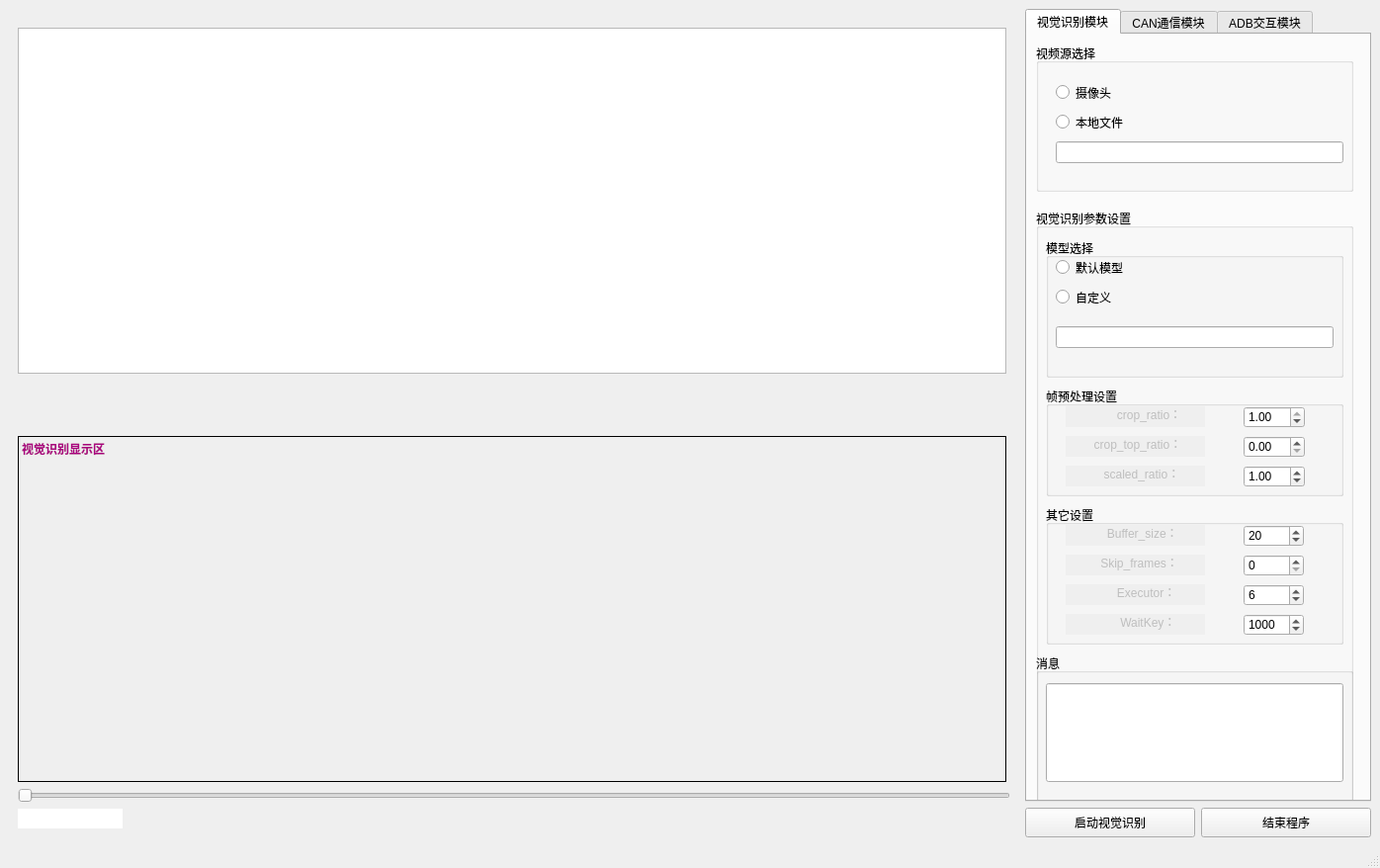
<?xml version="1.0" encoding="UTF-8"?>
<ui version="4.0">
 <class>MainWindow</class>
 <widget class="QMainWindow" name="MainWindow">
  <property name="geometry">
   <rect>
    <x>0</x>
    <y>0</y>
    <width>1396</width>
    <height>878</height>
   </rect>
  </property>
  <property name="sizePolicy">
   <sizepolicy hsizetype="Preferred" vsizetype="Expanding">
    <horstretch>0</horstretch>
    <verstretch>0</verstretch>
   </sizepolicy>
  </property>
  <property name="windowTitle">
   <string>ADB实时交互系统   </string>
  </property>
  <property name="windowIcon">
   <iconset resource="resourceforQt/background.qrc">
    <normaloff>:/logoico/logo.PNG</normaloff>:/logoico/logo.PNG</iconset>
  </property>
  <widget class="QWidget" name="centralwidget">
   <layout class="QGridLayout" name="gridLayout_2">
    <item row="0" column="0">
     <layout class="QGridLayout" name="gridLayout">
      <item row="0" column="1">
       <layout class="QGridLayout" name="gridLayout_3">
        <item row="1" column="0">
         <layout class="QHBoxLayout" name="horizontalLayout_4">
          <item>
           <widget class="QPushButton" name="pushButton_startend_detect">
            <property name="sizePolicy">
             <sizepolicy hsizetype="Minimum" vsizetype="Fixed">
              <horstretch>0</horstretch>
              <verstretch>0</verstretch>
             </sizepolicy>
            </property>
            <property name="minimumSize">
             <size>
              <width>0</width>
              <height>30</height>
             </size>
            </property>
            <property name="maximumSize">
             <size>
              <width>16777215</width>
              <height>30</height>
             </size>
            </property>
            <property name="text">
             <string>启动视觉识别</string>
            </property>
           </widget>
          </item>
          <item>
           <widget class="QPushButton" name="pushButton_closedprocess">
            <property name="sizePolicy">
             <sizepolicy hsizetype="Minimum" vsizetype="Fixed">
              <horstretch>0</horstretch>
              <verstretch>0</verstretch>
             </sizepolicy>
            </property>
            <property name="minimumSize">
             <size>
              <width>0</width>
              <height>30</height>
             </size>
            </property>
            <property name="maximumSize">
             <size>
              <width>16777215</width>
              <height>30</height>
             </size>
            </property>
            <property name="text">
             <string>结束程序</string>
            </property>
           </widget>
          </item>
         </layout>
        </item>
        <item row="0" column="0">
         <widget class="QTabWidget" name="tabWidget">
          <property name="minimumSize">
           <size>
            <width>350</width>
            <height>0</height>
           </size>
          </property>
          <property name="maximumSize">
           <size>
            <width>350</width>
            <height>16777215</height>
           </size>
          </property>
          <property name="currentIndex">
           <number>0</number>
          </property>
          <widget class="QWidget" name="widget">
           <attribute name="title">
            <string>视觉识别模块</string>
           </attribute>
           <widget class="QGroupBox" name="groupBox_choosevideo">
            <property name="enabled">
             <bool>true</bool>
            </property>
            <property name="geometry">
             <rect>
              <x>9</x>
              <y>9</y>
              <width>321</width>
              <height>150</height>
             </rect>
            </property>
            <property name="sizePolicy">
             <sizepolicy hsizetype="Expanding" vsizetype="Fixed">
              <horstretch>0</horstretch>
              <verstretch>0</verstretch>
             </sizepolicy>
            </property>
            <property name="minimumSize">
             <size>
              <width>0</width>
              <height>150</height>
             </size>
            </property>
            <property name="maximumSize">
             <size>
              <width>16777215</width>
              <height>180</height>
             </size>
            </property>
            <property name="title">
             <string>视频源选择</string>
            </property>
            <widget class="QRadioButton" name="radioButton_camera">
             <property name="geometry">
              <rect>
               <x>20</x>
               <y>40</y>
               <width>95</width>
               <height>19</height>
              </rect>
             </property>
             <property name="text">
              <string>摄像头</string>
             </property>
            </widget>
            <widget class="QRadioButton" name="radioButton_local">
             <property name="geometry">
              <rect>
               <x>20</x>
               <y>70</y>
               <width>95</width>
               <height>19</height>
              </rect>
             </property>
             <property name="text">
              <string>本地文件</string>
             </property>
            </widget>
            <widget class="QWidget" name="horizontalLayoutWidget">
             <property name="geometry">
              <rect>
               <x>20</x>
               <y>90</y>
               <width>291</width>
               <height>41</height>
              </rect>
             </property>
             <layout class="QHBoxLayout" name="horizontalLayout_2">
              <item>
               <widget class="QLineEdit" name="lineEdit_inputvideo">
                <property name="enabled">
                 <bool>true</bool>
                </property>
               </widget>
              </item>
             </layout>
            </widget>
           </widget>
           <widget class="QGroupBox" name="groupBox_setshowmode">
            <property name="geometry">
             <rect>
              <x>9</x>
              <y>176</y>
              <width>321</width>
              <height>691</height>
             </rect>
            </property>
            <property name="sizePolicy">
             <sizepolicy hsizetype="Expanding" vsizetype="Expanding">
              <horstretch>0</horstretch>
              <verstretch>0</verstretch>
             </sizepolicy>
            </property>
            <property name="title">
             <string>视觉识别参数设置</string>
            </property>
            <widget class="QGroupBox" name="groupBox_3">
             <property name="enabled">
              <bool>true</bool>
             </property>
             <property name="geometry">
              <rect>
               <x>10</x>
               <y>30</y>
               <width>301</width>
               <height>141</height>
              </rect>
             </property>
             <property name="title">
              <string>模型选择</string>
             </property>
             <widget class="QRadioButton" name="radioButton_default_model">
              <property name="enabled">
               <bool>true</bool>
              </property>
              <property name="geometry">
               <rect>
                <x>10</x>
                <y>20</y>
                <width>95</width>
                <height>19</height>
               </rect>
              </property>
              <property name="text">
               <string>默认模型</string>
              </property>
             </widget>
             <widget class="QRadioButton" name="radioButton_custom_model">
              <property name="geometry">
               <rect>
                <x>10</x>
                <y>50</y>
                <width>95</width>
                <height>19</height>
               </rect>
              </property>
              <property name="text">
               <string>自定义</string>
              </property>
             </widget>
             <widget class="QWidget" name="horizontalLayoutWidget_2">
              <property name="geometry">
               <rect>
                <x>10</x>
                <y>80</y>
                <width>281</width>
                <height>41</height>
               </rect>
              </property>
              <layout class="QHBoxLayout" name="horizontalLayout_3">
               <item>
                <widget class="QLineEdit" name="lineEdit_showmodel">
                 <property name="enabled">
                  <bool>true</bool>
                 </property>
                </widget>
               </item>
              </layout>
             </widget>
            </widget>
            <widget class="QGroupBox" name="groupBox">
             <property name="geometry">
              <rect>
               <x>10</x>
               <y>180</y>
               <width>301</width>
               <height>111</height>
              </rect>
             </property>
             <property name="title">
              <string>帧预处理设置</string>
             </property>
             <widget class="QDoubleSpinBox" name="doubleSpinBox_crop_top_ratio">
              <property name="geometry">
               <rect>
                <x>200</x>
                <y>50</y>
                <width>62</width>
                <height>22</height>
               </rect>
              </property>
              <property name="decimals">
               <number>2</number>
              </property>
              <property name="maximum">
               <double>1.000000000000000</double>
              </property>
             </widget>
             <widget class="QLineEdit" name="lineEdit_3">
              <property name="enabled">
               <bool>false</bool>
              </property>
              <property name="geometry">
               <rect>
                <x>20</x>
                <y>50</y>
                <width>141</width>
                <height>21</height>
               </rect>
              </property>
              <property name="mouseTracking">
               <bool>false</bool>
              </property>
              <property name="styleSheet">
               <string notr="true">font: 9pt &quot;Microsoft YaHei UI&quot;;</string>
              </property>
              <property name="text">
               <string>        crop_top_ratio：</string>
              </property>
              <property name="frame">
               <bool>false</bool>
              </property>
             </widget>
             <widget class="QLineEdit" name="lineEdit_2">
              <property name="enabled">
               <bool>false</bool>
              </property>
              <property name="geometry">
               <rect>
                <x>20</x>
                <y>20</y>
                <width>141</width>
                <height>21</height>
               </rect>
              </property>
              <property name="mouseTracking">
               <bool>false</bool>
              </property>
              <property name="styleSheet">
               <string notr="true">font: 9pt &quot;Microsoft YaHei UI&quot;;</string>
              </property>
              <property name="text">
               <string>               crop_ratio：</string>
              </property>
              <property name="frame">
               <bool>false</bool>
              </property>
             </widget>
             <widget class="QDoubleSpinBox" name="doubleSpinBox_crop_ratio">
              <property name="geometry">
               <rect>
                <x>200</x>
                <y>20</y>
                <width>62</width>
                <height>22</height>
               </rect>
              </property>
              <property name="decimals">
               <number>2</number>
              </property>
              <property name="maximum">
               <double>1.000000000000000</double>
              </property>
              <property name="singleStep">
               <double>0.100000000000000</double>
              </property>
              <property name="value">
               <double>1.000000000000000</double>
              </property>
             </widget>
             <widget class="QLineEdit" name="lineEdit_">
              <property name="enabled">
               <bool>false</bool>
              </property>
              <property name="geometry">
               <rect>
                <x>20</x>
                <y>80</y>
                <width>141</width>
                <height>21</height>
               </rect>
              </property>
              <property name="mouseTracking">
               <bool>false</bool>
              </property>
              <property name="styleSheet">
               <string notr="true">font: 9pt &quot;Microsoft YaHei UI&quot;;</string>
              </property>
              <property name="text">
               <string>           scaled_ratio：</string>
              </property>
              <property name="frame">
               <bool>false</bool>
              </property>
             </widget>
             <widget class="QDoubleSpinBox" name="doubleSpinBox_scaled_ratio">
              <property name="geometry">
               <rect>
                <x>200</x>
                <y>80</y>
                <width>62</width>
                <height>22</height>
               </rect>
              </property>
              <property name="decimals">
               <number>2</number>
              </property>
              <property name="maximum">
               <double>5.000000000000000</double>
              </property>
              <property name="singleStep">
               <double>0.100000000000000</double>
              </property>
              <property name="value">
               <double>1.000000000000000</double>
              </property>
             </widget>
            </widget>
            <widget class="QGroupBox" name="groupBox_2">
             <property name="geometry">
              <rect>
               <x>10</x>
               <y>300</y>
               <width>301</width>
               <height>141</height>
              </rect>
             </property>
             <property name="sizePolicy">
              <sizepolicy hsizetype="Preferred" vsizetype="Expanding">
               <horstretch>0</horstretch>
               <verstretch>0</verstretch>
              </sizepolicy>
             </property>
             <property name="title">
              <string>其它设置</string>
             </property>
             <widget class="QSpinBox" name="spinBox_Buffer_size">
              <property name="geometry">
               <rect>
                <x>200</x>
                <y>20</y>
                <width>61</width>
                <height>22</height>
               </rect>
              </property>
              <property name="maximum">
               <number>200</number>
              </property>
              <property name="value">
               <number>20</number>
              </property>
             </widget>
             <widget class="QLineEdit" name="lineEdit_4">
              <property name="enabled">
               <bool>false</bool>
              </property>
              <property name="geometry">
               <rect>
                <x>20</x>
                <y>20</y>
                <width>141</width>
                <height>21</height>
               </rect>
              </property>
              <property name="mouseTracking">
               <bool>false</bool>
              </property>
              <property name="styleSheet">
               <string notr="true">font: 9pt &quot;Microsoft YaHei UI&quot;;</string>
              </property>
              <property name="text">
               <string>            Buffer_size：</string>
              </property>
              <property name="frame">
               <bool>false</bool>
              </property>
             </widget>
             <widget class="QLineEdit" name="lineEdit_5">
              <property name="enabled">
               <bool>false</bool>
              </property>
              <property name="geometry">
               <rect>
                <x>20</x>
                <y>50</y>
                <width>141</width>
                <height>21</height>
               </rect>
              </property>
              <property name="mouseTracking">
               <bool>false</bool>
              </property>
              <property name="styleSheet">
               <string notr="true">font: 9pt &quot;Microsoft YaHei UI&quot;;</string>
              </property>
              <property name="text">
               <string>          Skip_frames：</string>
              </property>
              <property name="frame">
               <bool>false</bool>
              </property>
             </widget>
             <widget class="QSpinBox" name="spinBox_Skip_frames">
              <property name="geometry">
               <rect>
                <x>200</x>
                <y>50</y>
                <width>61</width>
                <height>22</height>
               </rect>
              </property>
              <property name="maximum">
               <number>10</number>
              </property>
             </widget>
             <widget class="QLineEdit" name="lineEdit_Executor">
              <property name="enabled">
               <bool>false</bool>
              </property>
              <property name="geometry">
               <rect>
                <x>20</x>
                <y>80</y>
                <width>141</width>
                <height>21</height>
               </rect>
              </property>
              <property name="mouseTracking">
               <bool>false</bool>
              </property>
              <property name="styleSheet">
               <string notr="true">font: 9pt &quot;Microsoft YaHei UI&quot;;</string>
              </property>
              <property name="text">
               <string>               Executor：</string>
              </property>
              <property name="frame">
               <bool>false</bool>
              </property>
             </widget>
             <widget class="QSpinBox" name="spinBox_executor">
              <property name="geometry">
               <rect>
                <x>200</x>
                <y>80</y>
                <width>61</width>
                <height>22</height>
               </rect>
              </property>
              <property name="value">
               <number>6</number>
              </property>
             </widget>
             <widget class="QLineEdit" name="lineEdit_WaitKey">
              <property name="enabled">
               <bool>false</bool>
              </property>
              <property name="geometry">
               <rect>
                <x>20</x>
                <y>110</y>
                <width>141</width>
                <height>21</height>
               </rect>
              </property>
              <property name="mouseTracking">
               <bool>false</bool>
              </property>
              <property name="styleSheet">
               <string notr="true">font: 9pt &quot;Microsoft YaHei UI&quot;;</string>
              </property>
              <property name="text">
               <string>                WaitKey：</string>
              </property>
              <property name="frame">
               <bool>false</bool>
              </property>
             </widget>
             <widget class="QSpinBox" name="spinBox_WaitKey">
              <property name="geometry">
               <rect>
                <x>200</x>
                <y>110</y>
                <width>61</width>
                <height>22</height>
               </rect>
              </property>
              <property name="maximum">
               <number>1500</number>
              </property>
              <property name="value">
               <number>1000</number>
              </property>
             </widget>
            </widget>
            <widget class="QGroupBox" name="groupBox_11">
             <property name="geometry">
              <rect>
               <x>0</x>
               <y>450</y>
               <width>321</width>
               <height>151</height>
              </rect>
             </property>
             <property name="title">
              <string>消息</string>
             </property>
             <widget class="QLineEdit" name="lineEdit_Message">
              <property name="geometry">
               <rect>
                <x>10</x>
                <y>30</y>
                <width>301</width>
                <height>100</height>
               </rect>
              </property>
              <property name="sizePolicy">
               <sizepolicy hsizetype="Expanding" vsizetype="Fixed">
                <horstretch>0</horstretch>
                <verstretch>0</verstretch>
               </sizepolicy>
              </property>
              <property name="minimumSize">
               <size>
                <width>0</width>
                <height>100</height>
               </size>
              </property>
              <property name="maximumSize">
               <size>
                <width>16777215</width>
                <height>100</height>
               </size>
              </property>
             </widget>
            </widget>
           </widget>
          </widget>
          <widget class="QWidget" name="widget_2">
           <attribute name="title">
            <string>CAN通信模块</string>
           </attribute>
           <widget class="QPushButton" name="pushButton_Connect_Disconnect_CAN">
            <property name="geometry">
             <rect>
              <x>10</x>
              <y>240</y>
              <width>321</width>
              <height>35</height>
             </rect>
            </property>
            <property name="text">
             <string>建立CAN通信</string>
            </property>
           </widget>
           <widget class="QGroupBox" name="groupBox_4">
            <property name="geometry">
             <rect>
              <x>10</x>
              <y>40</y>
              <width>321</width>
              <height>61</height>
             </rect>
            </property>
            <property name="title">
             <string>CAN通讯类型</string>
            </property>
            <widget class="QComboBox" name="comboBox_CANtype">
             <property name="geometry">
              <rect>
               <x>0</x>
               <y>20</y>
               <width>311</width>
               <height>30</height>
              </rect>
             </property>
             <item>
              <property name="text">
               <string>虚拟CAN</string>
              </property>
             </item>
             <item>
              <property name="text">
               <string>物理CAN</string>
              </property>
             </item>
            </widget>
           </widget>
           <widget class="QGroupBox" name="groupBox_5">
            <property name="geometry">
             <rect>
              <x>10</x>
              <y>120</y>
              <width>151</width>
              <height>81</height>
             </rect>
            </property>
            <property name="title">
             <string>波特率设置</string>
            </property>
            <widget class="QComboBox" name="comboBox_baud_rate">
             <property name="geometry">
              <rect>
               <x>10</x>
               <y>30</y>
               <width>121</width>
               <height>35</height>
              </rect>
             </property>
             <property name="minimumSize">
              <size>
               <width>0</width>
               <height>35</height>
              </size>
             </property>
             <property name="maximumSize">
              <size>
               <width>16777215</width>
               <height>35</height>
              </size>
             </property>
             <property name="currentText">
              <string>10000</string>
             </property>
             <item>
              <property name="text">
               <string extracomment="10K">10000</string>
              </property>
             </item>
             <item>
              <property name="text">
               <string>20000</string>
              </property>
             </item>
             <item>
              <property name="text">
               <string>50000</string>
              </property>
             </item>
             <item>
              <property name="text">
               <string>100000</string>
              </property>
             </item>
             <item>
              <property name="text">
               <string>125000</string>
              </property>
             </item>
             <item>
              <property name="text">
               <string>250000</string>
              </property>
             </item>
             <item>
              <property name="text">
               <string>500000</string>
              </property>
             </item>
             <item>
              <property name="text">
               <string>800000</string>
              </property>
             </item>
             <item>
              <property name="text">
               <string>1000000</string>
              </property>
             </item>
            </widget>
           </widget>
           <widget class="QGroupBox" name="groupBox_6">
            <property name="geometry">
             <rect>
              <x>10</x>
              <y>470</y>
              <width>321</width>
              <height>151</height>
             </rect>
            </property>
            <property name="title">
             <string>发送</string>
            </property>
            <widget class="QTextEdit" name="textEdit_CANmessage">
             <property name="geometry">
              <rect>
               <x>10</x>
               <y>30</y>
               <width>301</width>
               <height>101</height>
              </rect>
             </property>
            </widget>
           </widget>
           <widget class="QGroupBox" name="groupBox_8">
            <property name="geometry">
             <rect>
              <x>180</x>
              <y>120</y>
              <width>151</width>
              <height>81</height>
             </rect>
            </property>
            <property name="title">
             <string>接收设备ID</string>
            </property>
            <widget class="QSpinBox" name="spinBox_recivedevice_ID">
             <property name="geometry">
              <rect>
               <x>20</x>
               <y>30</y>
               <width>101</width>
               <height>35</height>
              </rect>
             </property>
             <property name="maximum">
              <number>10</number>
             </property>
             <property name="value">
              <number>1</number>
             </property>
            </widget>
           </widget>
           <widget class="QPushButton" name="pushButton_start_send_CAN">
            <property name="geometry">
             <rect>
              <x>10</x>
              <y>340</y>
              <width>141</width>
              <height>41</height>
             </rect>
            </property>
            <property name="text">
             <string>开始 发送</string>
            </property>
           </widget>
           <widget class="QPushButton" name="pushButton_start_receive_CAN">
            <property name="geometry">
             <rect>
              <x>180</x>
              <y>340</y>
              <width>151</width>
              <height>41</height>
             </rect>
            </property>
            <property name="text">
             <string>开始 接收</string>
            </property>
           </widget>
           <widget class="QGroupBox" name="groupBox_9">
            <property name="geometry">
             <rect>
              <x>10</x>
              <y>620</y>
              <width>321</width>
              <height>151</height>
             </rect>
            </property>
            <property name="title">
             <string>接收</string>
            </property>
            <widget class="QTextEdit" name="textEdit_CANmessage_receive">
             <property name="geometry">
              <rect>
               <x>10</x>
               <y>30</y>
               <width>301</width>
               <height>101</height>
              </rect>
             </property>
            </widget>
           </widget>
          </widget>
          <widget class="QWidget" name="widget">
           <attribute name="title">
            <string>ADB交互模块</string>
           </attribute>
           <widget class="QGroupBox" name="groupBox_7">
            <property name="geometry">
             <rect>
              <x>10</x>
              <y>30</y>
              <width>271</width>
              <height>101</height>
             </rect>
            </property>
            <property name="title">
             <string>光学分区设置</string>
            </property>
            <widget class="QDoubleSpinBox" name="doubleSpinBox_crop_top_ratio_2">
             <property name="geometry">
              <rect>
               <x>70</x>
               <y>60</y>
               <width>62</width>
               <height>22</height>
              </rect>
             </property>
            </widget>
            <widget class="QSpinBox" name="spinBox_Buffer_size_2">
             <property name="geometry">
              <rect>
               <x>70</x>
               <y>30</y>
               <width>61</width>
               <height>22</height>
              </rect>
             </property>
            </widget>
            <widget class="QSpinBox" name="spinBox_Skip_frames_2">
             <property name="geometry">
              <rect>
               <x>200</x>
               <y>30</y>
               <width>61</width>
               <height>22</height>
              </rect>
             </property>
            </widget>
            <widget class="QDoubleSpinBox" name="doubleSpinBox_crop_top_ratio_3">
             <property name="geometry">
              <rect>
               <x>200</x>
               <y>60</y>
               <width>62</width>
               <height>22</height>
              </rect>
             </property>
            </widget>
            <widget class="QLineEdit" name="lineEdit_7">
             <property name="enabled">
              <bool>false</bool>
             </property>
             <property name="geometry">
              <rect>
               <x>20</x>
               <y>30</y>
               <width>41</width>
               <height>21</height>
              </rect>
             </property>
             <property name="mouseTracking">
              <bool>false</bool>
             </property>
             <property name="styleSheet">
              <string notr="true">font: 9pt &quot;Microsoft YaHei UI&quot;;</string>
             </property>
             <property name="text">
              <string>行</string>
             </property>
             <property name="frame">
              <bool>false</bool>
             </property>
            </widget>
            <widget class="QLineEdit" name="lineEdit_9">
             <property name="enabled">
              <bool>false</bool>
             </property>
             <property name="geometry">
              <rect>
               <x>150</x>
               <y>30</y>
               <width>41</width>
               <height>21</height>
              </rect>
             </property>
             <property name="mouseTracking">
              <bool>false</bool>
             </property>
             <property name="styleSheet">
              <string notr="true">font: 9pt &quot;Microsoft YaHei UI&quot;;</string>
             </property>
             <property name="text">
              <string>列</string>
             </property>
             <property name="frame">
              <bool>false</bool>
             </property>
            </widget>
            <widget class="QLineEdit" name="lineEdit_10">
             <property name="enabled">
              <bool>false</bool>
             </property>
             <property name="geometry">
              <rect>
               <x>20</x>
               <y>60</y>
               <width>41</width>
               <height>21</height>
              </rect>
             </property>
             <property name="mouseTracking">
              <bool>false</bool>
             </property>
             <property name="styleSheet">
              <string notr="true">font: 9pt &quot;Microsoft YaHei UI&quot;;</string>
             </property>
             <property name="text">
              <string>间距</string>
             </property>
             <property name="frame">
              <bool>false</bool>
             </property>
            </widget>
            <widget class="QLineEdit" name="lineEdit_11">
             <property name="enabled">
              <bool>false</bool>
             </property>
             <property name="geometry">
              <rect>
               <x>150</x>
               <y>60</y>
               <width>41</width>
               <height>21</height>
              </rect>
             </property>
             <property name="mouseTracking">
              <bool>false</bool>
             </property>
             <property name="styleSheet">
              <string notr="true">font: 9pt &quot;Microsoft YaHei UI&quot;;</string>
             </property>
             <property name="text">
              <string>间距</string>
             </property>
             <property name="frame">
              <bool>false</bool>
             </property>
            </widget>
           </widget>
           <widget class="QPushButton" name="pushButton_original_video">
            <property name="geometry">
             <rect>
              <x>10</x>
              <y>310</y>
              <width>141</width>
              <height>51</height>
             </rect>
            </property>
            <property name="text">
             <string>原始画面</string>
            </property>
           </widget>
           <widget class="QPushButton" name="pushButton_ADBshow">
            <property name="geometry">
             <rect>
              <x>180</x>
              <y>310</y>
              <width>151</width>
              <height>51</height>
             </rect>
            </property>
            <property name="text">
             <string>ADB ON</string>
            </property>
           </widget>
           <widget class="QGroupBox" name="groupBox_10">
            <property name="geometry">
             <rect>
              <x>10</x>
              <y>560</y>
              <width>321</width>
              <height>151</height>
             </rect>
            </property>
            <property name="title">
             <string>消息</string>
            </property>
            <widget class="QTextEdit" name="textEdit_ADBshow_message">
             <property name="geometry">
              <rect>
               <x>10</x>
               <y>30</y>
               <width>301</width>
               <height>101</height>
              </rect>
             </property>
            </widget>
           </widget>
          </widget>
         </widget>
        </item>
       </layout>
      </item>
      <item row="0" column="0">
       <widget class="QWidget" name="widget_3" native="true">
        <layout class="QVBoxLayout" name="verticalLayout">
         <item>
          <widget class="QStackedWidget" name="stackedWidget">
           <widget class="QWidget" name="page">
            <widget class="QLabel" name="label_ADBexchange">
             <property name="geometry">
              <rect>
               <x>0</x>
               <y>10</y>
               <width>1000</width>
               <height>350</height>
              </rect>
             </property>
             <property name="sizePolicy">
              <sizepolicy hsizetype="Fixed" vsizetype="Fixed">
               <horstretch>0</horstretch>
               <verstretch>0</verstretch>
              </sizepolicy>
             </property>
             <property name="minimumSize">
              <size>
               <width>1000</width>
               <height>350</height>
              </size>
             </property>
             <property name="maximumSize">
              <size>
               <width>1000</width>
               <height>350</height>
              </size>
             </property>
             <property name="autoFillBackground">
              <bool>false</bool>
             </property>
             <property name="frameShape">
              <enum>QFrame::StyledPanel</enum>
             </property>
             <property name="frameShadow">
              <enum>QFrame::Plain</enum>
             </property>
             <property name="text">
              <string>ADB交互显示区</string>
             </property>
             <property name="alignment">
              <set>Qt::AlignLeading|Qt::AlignLeft|Qt::AlignTop</set>
             </property>
            </widget>
            <widget class="QGraphicsView" name="graphicsView">
             <property name="geometry">
              <rect>
               <x>0</x>
               <y>10</y>
               <width>1000</width>
               <height>350</height>
              </rect>
             </property>
             <property name="sizePolicy">
              <sizepolicy hsizetype="Fixed" vsizetype="Fixed">
               <horstretch>0</horstretch>
               <verstretch>0</verstretch>
              </sizepolicy>
             </property>
             <property name="autoFillBackground">
              <bool>false</bool>
             </property>
             <property name="backgroundBrush">
              <brush brushstyle="NoBrush">
               <color alpha="0">
                <red>0</red>
                <green>0</green>
                <blue>0</blue>
               </color>
              </brush>
             </property>
            </widget>
           </widget>
           <widget class="QWidget" name="page_2"/>
          </widget>
         </item>
         <item>
          <widget class="QLabel" name="label_showvideo">
           <property name="sizePolicy">
            <sizepolicy hsizetype="Fixed" vsizetype="Fixed">
             <horstretch>0</horstretch>
             <verstretch>0</verstretch>
            </sizepolicy>
           </property>
           <property name="minimumSize">
            <size>
             <width>1000</width>
             <height>350</height>
            </size>
           </property>
           <property name="maximumSize">
            <size>
             <width>1000</width>
             <height>350</height>
            </size>
           </property>
           <property name="autoFillBackground">
            <bool>false</bool>
           </property>
           <property name="styleSheet">
            <string notr="true">background-image: url(:/back/background.JPG);
background-position: center center;
background-repeat: no-repeat;
</string>
           </property>
           <property name="frameShape">
            <enum>QFrame::Box</enum>
           </property>
           <property name="text">
            <string>&lt;html&gt;&lt;head/&gt;&lt;body&gt;&lt;p&gt;&lt;span style=&quot; font-weight:700; color:#aa007f;&quot;&gt;视觉识别显示区&lt;/span&gt;&lt;/p&gt;&lt;/body&gt;&lt;/html&gt;</string>
           </property>
           <property name="alignment">
            <set>Qt::AlignLeading|Qt::AlignLeft|Qt::AlignTop</set>
           </property>
          </widget>
         </item>
         <item>
          <widget class="QSlider" name="horizontalSlider_videoProgress">
           <property name="orientation">
            <enum>Qt::Horizontal</enum>
           </property>
          </widget>
         </item>
         <item>
          <widget class="QLineEdit" name="lineEdit_currentTime">
           <property name="sizePolicy">
            <sizepolicy hsizetype="Fixed" vsizetype="Fixed">
             <horstretch>0</horstretch>
             <verstretch>0</verstretch>
            </sizepolicy>
           </property>
           <property name="frame">
            <bool>false</bool>
           </property>
          </widget>
         </item>
        </layout>
       </widget>
      </item>
     </layout>
    </item>
   </layout>
  </widget>
  <widget class="QStatusBar" name="statusbar"/>
 </widget>
 <resources>
  <include location="resourceforQt/background.qrc"/>
 </resources>
 <connections/>
</ui>
